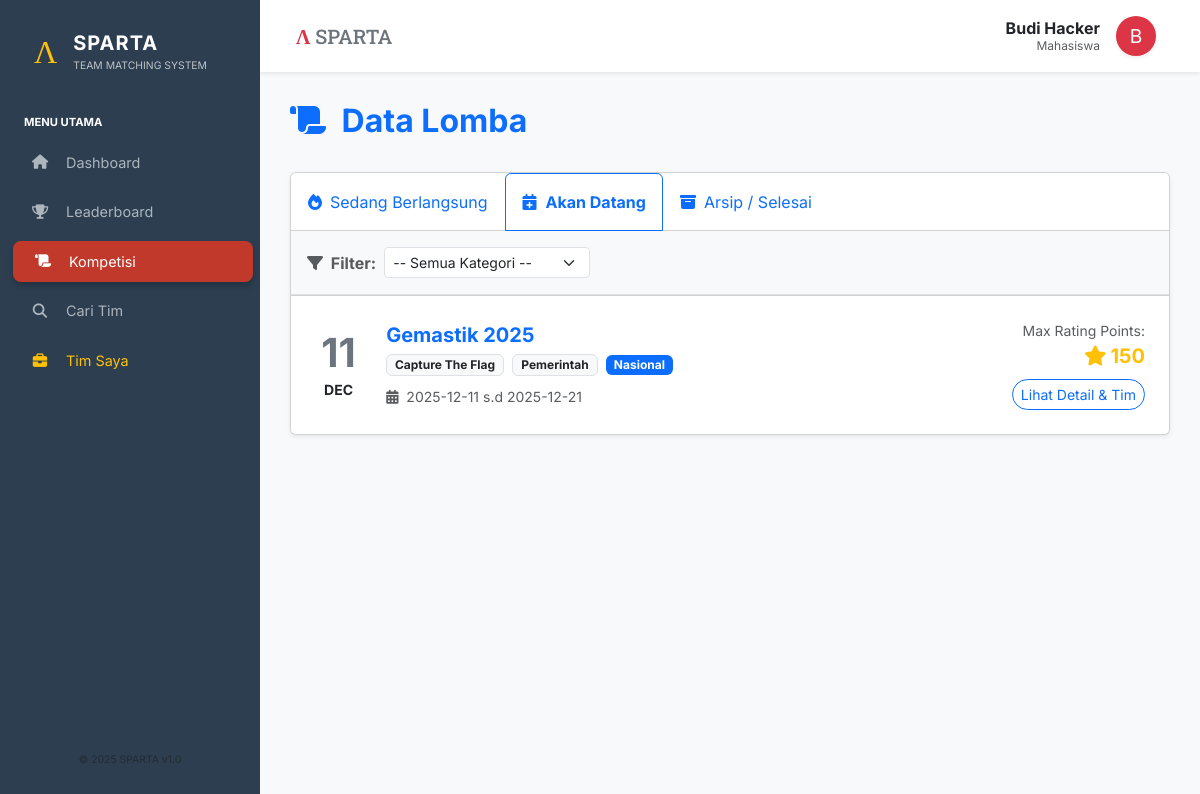
Page /?page=lomba&tab=upcoming (signed in) on the committed database.
### tables this page shows
CREATE TABLE Lomba (
    ID_Lomba INT AUTO_INCREMENT PRIMARY KEY,
    Nama_Lomba VARCHAR(200) NOT NULL,
    Deskripsi TEXT,
    Lokasi VARCHAR(100),
    Link_Web VARCHAR(255),
    Tanggal_Mulai DATE,
    Tanggal_Selesai DATE,
    ID_Kategori INT,
    ID_Jenis_Penyelenggara INT,
    ID_Tingkatan INT,
    FOREIGN KEY (ID_Kategori) REFERENCES Kategori_Lomba(ID_Kategori),
    FOREIGN KEY (ID_Jenis_Penyelenggara) REFERENCES Jenis_Penyelenggara(ID_Jenis),
    FOREIGN KEY (ID_Tingkatan) REFERENCES Tingkatan_Lomba(ID_Tingkatan)
);

CREATE TABLE Kategori_Lomba (
    ID_Kategori INT AUTO_INCREMENT PRIMARY KEY,
    Nama_Kategori VARCHAR(100) NOT NULL
);

CREATE TABLE Jenis_Penyelenggara (
    ID_Jenis INT AUTO_INCREMENT PRIMARY KEY,
    Nama_Jenis VARCHAR(100) NOT NULL,
    Bobot_Poin FLOAT DEFAULT 1.0
);

CREATE TABLE Tingkatan_Lomba (
    ID_Tingkatan INT AUTO_INCREMENT PRIMARY KEY,
    Nama_Tingkatan VARCHAR(50) NOT NULL,
    Poin_Dasar INT NOT NULL
);

### src/pages/lomba.php (the view, shortened to what this page needs)
<?php
$tab = $_GET['tab'] ?? 'active';
$filterTahun = $_GET['year'] ?? '';
$sql = "SELECT l.*, k.Nama_Kategori, p.Nama_Jenis, p.Bobot_Poin, t.Nama_Tingkatan, t.Poin_Dasar
        FROM Lomba l
        JOIN Kategori_Lomba k ON l.ID_Kategori = k.ID_Kategori
        JOIN Jenis_Penyelenggara p ON l.ID_Jenis_Penyelenggara = p.ID_Jenis
        JOIN Tingkatan_Lomba t ON l.ID_Tingkatan = t.ID_Tingkatan
        WHERE 1=1";
$params = [];
if ($tab == 'active') {
    $sql .= " AND CURDATE() BETWEEN l.Tanggal_Mulai AND l.Tanggal_Selesai";
} elseif ($tab == 'upcoming') {
    $sql .= " AND l.Tanggal_Mulai > CURDATE()";
} elseif ($tab == 'archive') {
    $sql .= " AND l.Tanggal_Selesai < CURDATE()";
    if ($filterTahun) {
        $sql .= " AND YEAR(l.Tanggal_Selesai) = ?";
        $params[] = $filterTahun;
    }
}
$sql .= " ORDER BY l.Tanggal_Mulai " . ($tab == 'archive' ? 'DESC' : 'ASC');
$stmt = $pdo->prepare($sql);
$stmt->execute($params);
$lombas = $stmt->fetchAll();
?>
<div class="d-flex justify-content-between align-items-center mb-4">
    <h2 class="fw-bold text-primary"><i class="fas fa-scroll me-2"></i> Data Lomba</h2>
</div>
<div class="card shadow-sm mb-4">
    <div class="card-header bg-white p-0">
        <ul class="nav nav-tabs card-header-tabs m-0">
            <li class="nav-item">
                <a class="nav-link py-3 <?= $tab=='active'?'active fw-bold border-top-0 border-start-0 border-end-0 border-bottom-3 border-danger text-danger':'' ?>" href="?page=lomba&tab=active">
                    <i class="fas fa-fire me-2"></i>Sedang Berlangsung
                </a>
            </li>
            <li class="nav-item">
                <a class="nav-link py-3 <?= $tab=='upcoming'?'active fw-bold border-bottom-3 border-primary text-primary':'' ?>" href="?page=lomba&tab=upcoming">
                    <i class="fas fa-calendar-plus me-2"></i>Akan Datang
                </a>
            </li>
            <li class="nav-item">
                <a class="nav-link py-3 <?= $tab=='archive'?'active fw-bold border-bottom-3 border-secondary text-secondary':'' ?>" href="?page=lomba&tab=archive">
                    <i class="fas fa-archive me-2"></i>Arsip / Selesai
                </a>
            </li>
        </ul>
    </div>
    <div class="card-body bg-light border-bottom">
        <form method="GET" class="row g-2 align-items-center">
            <div class="col-auto"><span class="fw-bold text-muted"><i class="fas fa-filter me-1"></i> Filter:</span></div>
            <div class="col-md-3">
                <select name="cat" class="form-select form-select-sm" onchange="this.form.submit()">
                    <option value="">-- Semua Kategori --</option>
                </select>
            </div>
        </form>
    </div>
    <div class="list-group list-group-flush">
        <?php foreach($lombas as $l): ?>
        <?php
            $maxPoints = $l['Poin_Dasar'] * $l['Bobot_Poin'];
        ?>
        <div class="list-group-item p-4 hover-shadow position-relative">
            <div class="row align-items-center">
                <div class="col-md-1 text-center">
                    <div class="display-6 fw-bold text-secondary"><?= date('d', strtotime($l['Tanggal_Mulai'])) ?></div>
                    <small class="text-uppercase fw-bold"><?= date('M', strtotime($l['Tanggal_Mulai'])) ?></small>
                </div>
                <div class="col-md-7">
                    <h5 class="fw-bold mb-1 text-primary">
                        <a href="?page=lomba_detail&id=<?= $l['ID_Lomba'] ?>" class="text-decoration-none stretched-link"><?= htmlspecialchars($l['Nama_Lomba']) ?></a>
                    </h5>
                    <div class="mb-2">
                        <span class="badge bg-light text-dark border me-1"><?= $l['Nama_Kategori'] ?></span>
                        <span class="badge bg-light text-dark border me-1"><?= $l['Nama_Jenis'] ?></span>
                        <span class="badge bg-<?= $tab=='active'?'danger':($tab=='upcoming'?'primary':'secondary') ?>">
                            <?= $l['Nama_Tingkatan'] ?>
                        </span>
                    </div>
                    <small class="text-muted"><i class="fas fa-calendar-alt me-1"></i> <?= $l['Tanggal_Mulai'] ?> s.d <?= $l['Tanggal_Selesai'] ?></small>
                </div>
                <div class="col-md-4 text-end">
                    <div class="mb-2">
                        <small class="text-muted d-block">Max Rating Points:</small>
                        <span class="fs-5 fw-bold text-warning"><i class="fas fa-star me-1"></i><?= number_format($maxPoints) ?></span>
                    </div>
                    <a href="?page=lomba_detail&id=<?= $l['ID_Lomba'] ?>" class="btn btn-sm btn-outline-primary rounded-pill position-relative z-index-2">Lihat Detail & Tim</a>
                </div>
            </div>
        </div>
        <?php endforeach; ?>
    </div>
</div>

### src/index.php (style rules this page uses)
body { font-family: 'Inter', sans-serif; background-color: #f8f9fa; }

### rows in the picture
lomba: Tanggal_Mulai "11", Tanggal_Mulai "DEC", Nama_Lomba "Gemastik 2025", ID_Kategori.Nama_Kategori "Capture The Flag", ID_Jenis_Penyelenggara.Nama_Jenis "Pemerintah", ID_Tingkatan.Nama_Tingkatan "Nasional", Tanggal_Mulai "2025-12-11", Tanggal_Selesai "2025-12-21", ID_Tingkatan.Bobot_Poin "150"

### other values in the picture
$namaUser "Budi Hacker"
substr($namaUser, 0, 1) "B"
